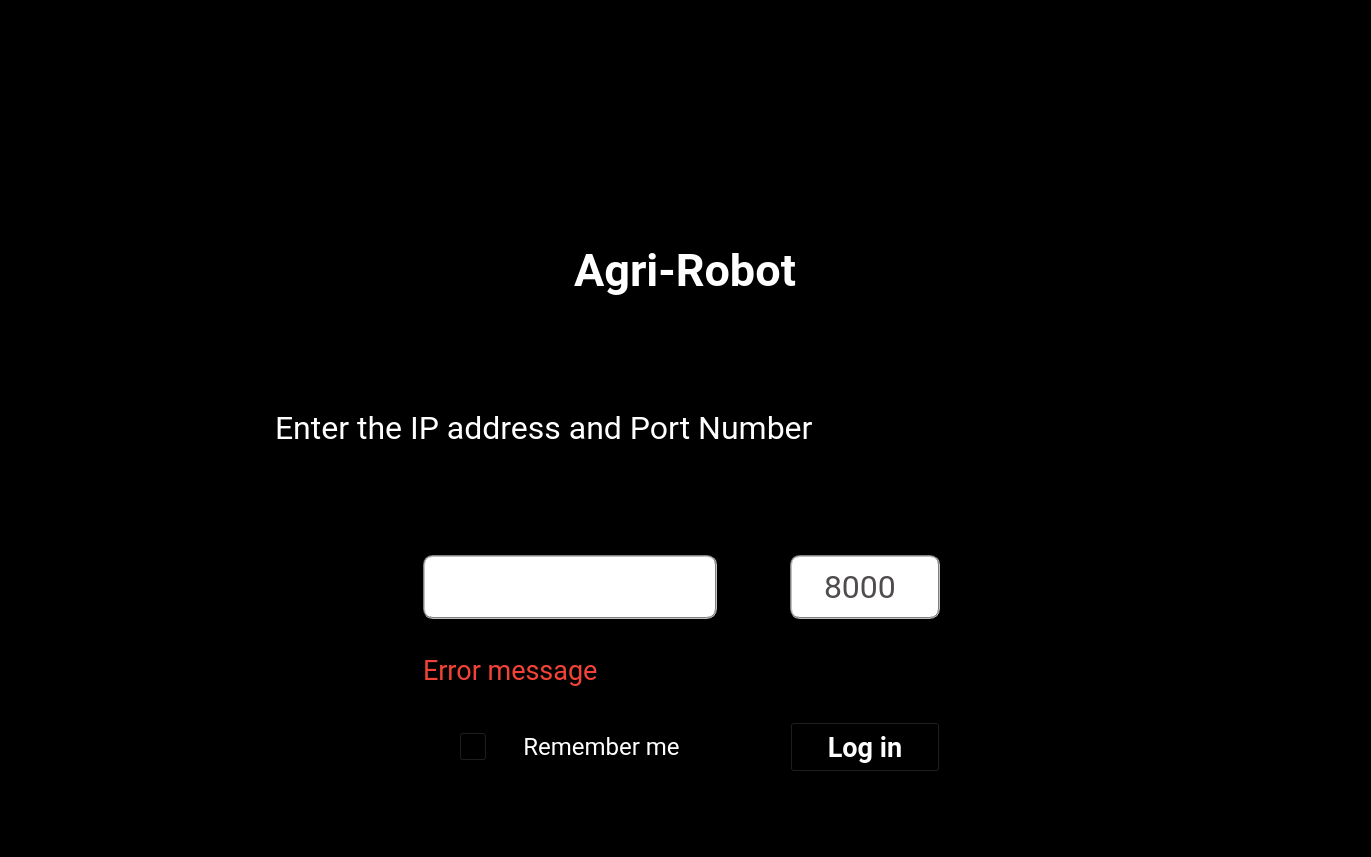
<?xml version="1.0" encoding="UTF-8"?>
<ui version="4.0">
 <class>login_screen</class>
 <widget class="QWidget" name="login_screen">
  <property name="geometry">
   <rect>
    <x>0</x>
    <y>0</y>
    <width>1371</width>
    <height>857</height>
   </rect>
  </property>
  <property name="sizePolicy">
   <sizepolicy hsizetype="Fixed" vsizetype="Fixed">
    <horstretch>0</horstretch>
    <verstretch>0</verstretch>
   </sizepolicy>
  </property>
  <property name="minimumSize">
   <size>
    <width>640</width>
    <height>640</height>
   </size>
  </property>
  <property name="maximumSize">
   <size>
    <width>1371</width>
    <height>857</height>
   </size>
  </property>
  <property name="windowTitle">
   <string>Log in</string>
  </property>
  <property name="styleSheet">
   <string notr="true">background-color: rgb(00, 0, 0);</string>
  </property>
  <property name="locale">
   <locale language="Armenian" country="Armenia"/>
  </property>
  <widget class="QWidget" name="centralWidget" native="true">
   <property name="geometry">
    <rect>
     <x>0</x>
     <y>0</y>
     <width>1371</width>
     <height>857</height>
    </rect>
   </property>
   <property name="sizePolicy">
    <sizepolicy hsizetype="Fixed" vsizetype="Fixed">
     <horstretch>0</horstretch>
     <verstretch>0</verstretch>
    </sizepolicy>
   </property>
   <property name="styleSheet">
    <string notr="true">background-color: rgb(00, 0, 0);</string>
   </property>
   <widget class="QLabel" name="label_host">
    <property name="geometry">
     <rect>
      <x>425</x>
      <y>220</y>
      <width>520</width>
      <height>100</height>
     </rect>
    </property>
    <property name="font">
     <font>
      <family>Roboto</family>
      <pointsize>34</pointsize>
      <weight>75</weight>
      <bold>true</bold>
     </font>
    </property>
    <property name="styleSheet">
     <string notr="true">color: rgb(255, 255, 255);</string>
    </property>
    <property name="text">
     <string>Agri-Robot</string>
    </property>
    <property name="alignment">
     <set>Qt::AlignCenter</set>
    </property>
   </widget>
   <widget class="QLabel" name="label_2">
    <property name="geometry">
     <rect>
      <x>275</x>
      <y>378</y>
      <width>820</width>
      <height>100</height>
     </rect>
    </property>
    <property name="font">
     <font>
      <family>Roboto</family>
      <pointsize>24</pointsize>
     </font>
    </property>
    <property name="styleSheet">
     <string notr="true">color: rgb(255, 255, 255);</string>
    </property>
    <property name="text">
     <string>Enter the IP address and Port Number</string>
    </property>
   </widget>
   <widget class="QWidget" name="layoutWidget_2">
    <property name="geometry">
     <rect>
      <x>350</x>
      <y>520</y>
      <width>665</width>
      <height>289</height>
     </rect>
    </property>
    <layout class="QGridLayout" name="gridLayout">
     <property name="spacing">
      <number>0</number>
     </property>
     <item row="0" column="1">
      <widget class="QLineEdit" name="lEd_port">
       <property name="sizePolicy">
        <sizepolicy hsizetype="Fixed" vsizetype="Fixed">
         <horstretch>0</horstretch>
         <verstretch>0</verstretch>
        </sizepolicy>
       </property>
       <property name="minimumSize">
        <size>
         <width>150</width>
         <height>64</height>
        </size>
       </property>
       <property name="maximumSize">
        <size>
         <width>150</width>
         <height>64</height>
        </size>
       </property>
       <property name="font">
        <font>
         <family>Roboto</family>
         <pointsize>24</pointsize>
        </font>
       </property>
       <property name="styleSheet">
        <string notr="true">background-color: rgb(255, 255, 255);
border:2px groove gray;
border-radius:10px;
padding:2px 4px;
color: rgb(80, 76, 77);</string>
       </property>
       <property name="inputMask">
        <string>99999</string>
       </property>
       <property name="text">
        <string>8000</string>
       </property>
       <property name="maxLength">
        <number>5</number>
       </property>
       <property name="alignment">
        <set>Qt::AlignCenter</set>
       </property>
      </widget>
     </item>
     <item row="0" column="0">
      <widget class="QLineEdit" name="lEd_host">
       <property name="sizePolicy">
        <sizepolicy hsizetype="Fixed" vsizetype="Fixed">
         <horstretch>0</horstretch>
         <verstretch>0</verstretch>
        </sizepolicy>
       </property>
       <property name="minimumSize">
        <size>
         <width>294</width>
         <height>64</height>
        </size>
       </property>
       <property name="maximumSize">
        <size>
         <width>294</width>
         <height>64</height>
        </size>
       </property>
       <property name="font">
        <font>
         <family>Roboto</family>
         <pointsize>24</pointsize>
        </font>
       </property>
       <property name="styleSheet">
        <string notr="true">background-color: rgb(255, 255, 255);
border:2px groove gray;
border-radius:10px;
padding:2px 4px;
color: rgb(80, 76, 77);</string>
       </property>
       <property name="maxLength">
        <number>15</number>
       </property>
       <property name="alignment">
        <set>Qt::AlignCenter</set>
       </property>
      </widget>
     </item>
     <item row="2" column="0">
      <layout class="QHBoxLayout" name="horizontalLayout">
       <property name="sizeConstraint">
        <enum>QLayout::SetFixedSize</enum>
       </property>
       <item>
        <widget class="QPushButton" name="pBtn_checkbox">
         <property name="sizePolicy">
          <sizepolicy hsizetype="Fixed" vsizetype="Fixed">
           <horstretch>0</horstretch>
           <verstretch>0</verstretch>
          </sizepolicy>
         </property>
         <property name="minimumSize">
          <size>
           <width>28</width>
           <height>29</height>
          </size>
         </property>
         <property name="maximumSize">
          <size>
           <width>28</width>
           <height>29</height>
          </size>
         </property>
         <property name="styleSheet">
          <string notr="true">border-image: url(./images/uncheck1.png);</string>
         </property>
         <property name="text">
          <string/>
         </property>
        </widget>
       </item>
       <item>
        <widget class="QLabel" name="label_3">
         <property name="sizePolicy">
          <sizepolicy hsizetype="Fixed" vsizetype="Fixed">
           <horstretch>0</horstretch>
           <verstretch>0</verstretch>
          </sizepolicy>
         </property>
         <property name="font">
          <font>
           <family>Roboto</family>
           <pointsize>18</pointsize>
          </font>
         </property>
         <property name="styleSheet">
          <string notr="true">color: rgb(255, 255, 255);</string>
         </property>
         <property name="text">
          <string>Remember me</string>
         </property>
         <property name="alignment">
          <set>Qt::AlignCenter</set>
         </property>
        </widget>
       </item>
      </layout>
     </item>
     <item row="2" column="1">
      <widget class="QPushButton" name="pBtn_login">
       <property name="sizePolicy">
        <sizepolicy hsizetype="Fixed" vsizetype="Fixed">
         <horstretch>0</horstretch>
         <verstretch>0</verstretch>
        </sizepolicy>
       </property>
       <property name="minimumSize">
        <size>
         <width>150</width>
         <height>50</height>
        </size>
       </property>
       <property name="maximumSize">
        <size>
         <width>150</width>
         <height>50</height>
        </size>
       </property>
       <property name="sizeIncrement">
        <size>
         <width>60</width>
         <height>60</height>
        </size>
       </property>
       <property name="font">
        <font>
         <family>Roboto</family>
         <pointsize>20</pointsize>
         <weight>75</weight>
         <bold>true</bold>
        </font>
       </property>
       <property name="layoutDirection">
        <enum>Qt::RightToLeft</enum>
       </property>
       <property name="styleSheet">
        <string notr="true">color: rgb(255, 255, 255);
border-image: url(./images/login_button_unpressed.png);</string>
       </property>
       <property name="text">
        <string>Log in</string>
       </property>
       <property name="iconSize">
        <size>
         <width>106</width>
         <height>50</height>
        </size>
       </property>
       <property name="shortcut">
        <string>Return</string>
       </property>
      </widget>
     </item>
     <item row="1" column="0">
      <widget class="QLabel" name="label_Error">
       <property name="sizePolicy">
        <sizepolicy hsizetype="Preferred" vsizetype="Fixed">
         <horstretch>0</horstretch>
         <verstretch>0</verstretch>
        </sizepolicy>
       </property>
       <property name="font">
        <font>
         <family>Roboto</family>
         <pointsize>20</pointsize>
        </font>
       </property>
       <property name="styleSheet">
        <string notr="true">color: rgb(244, 67, 54);</string>
       </property>
       <property name="text">
        <string>Error message</string>
       </property>
       <property name="alignment">
        <set>Qt::AlignLeading|Qt::AlignLeft|Qt::AlignTop</set>
       </property>
      </widget>
     </item>
    </layout>
   </widget>
   <widget class="QLabel" name="label">
    <property name="geometry">
     <rect>
      <x>620</x>
      <y>74</y>
      <width>130</width>
      <height>130</height>
     </rect>
    </property>
    <property name="text">
     <string/>
    </property>
    <property name="pixmap">
     <pixmap>images/main_icon_2.png</pixmap>
    </property>
    <property name="alignment">
     <set>Qt::AlignBottom|Qt::AlignHCenter</set>
    </property>
   </widget>
  </widget>
 </widget>
 <tabstops>
  <tabstop>lEd_host</tabstop>
  <tabstop>lEd_port</tabstop>
  <tabstop>pBtn_checkbox</tabstop>
 </tabstops>
 <resources>
  <include location="icons_rc.py"/>
  <include location="icons.qrc"/>
 </resources>
 <connections/>
</ui>
